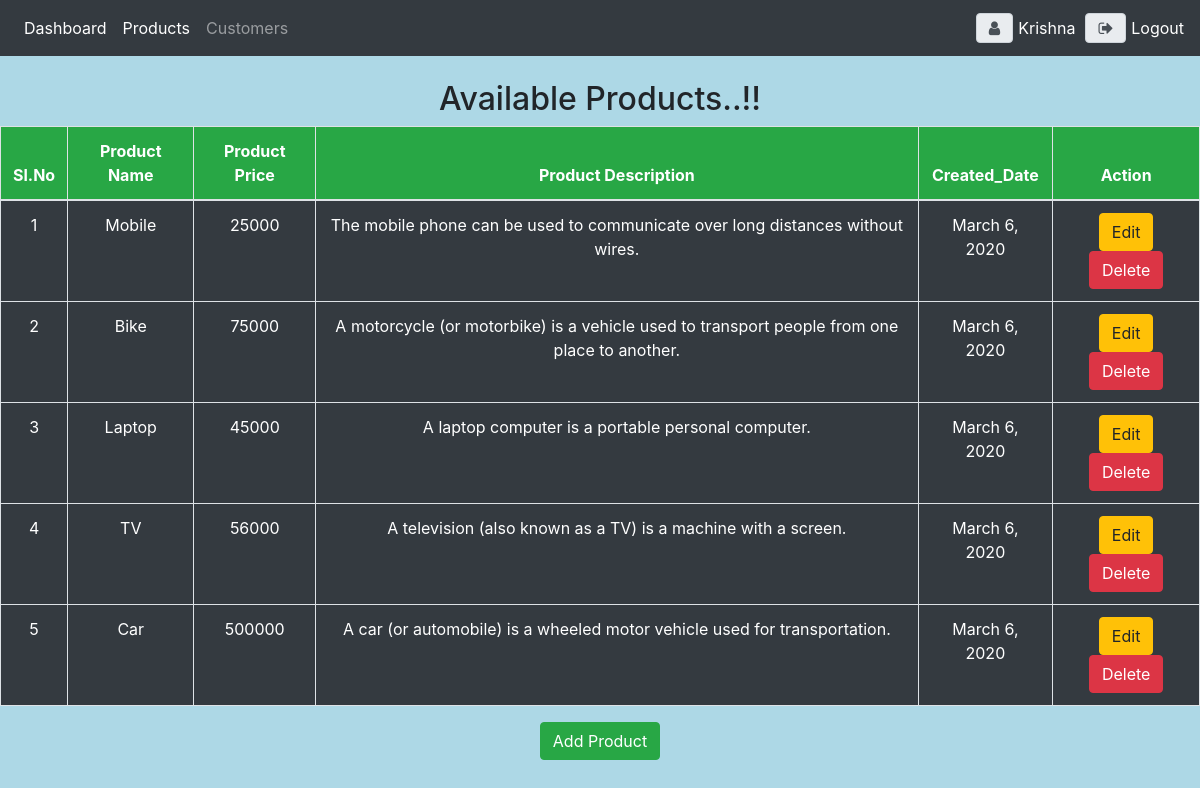
/product/ (signed in), run on the app's committed database.
### account/models.py (models this page shows, shortened)
class Product(models.Model):
    PRODUCTS_CHOICE=(
        ('Indoor','Indoor'),
        ('Outdoor','Outdoor'),
        ('Anywhere','Anywhere')
    )
    name=models.CharField(max_length=100, null=True,blank=True)
    price=models.IntegerField(null=True,blank=True)
    description=models.CharField(max_length=100,null=True,blank=True)
    created_date=models.DateField(auto_now=True,null=True,blank=True)
    category=models.CharField(choices=PRODUCTS_CHOICE,max_length=100,null=True,blank=True)

### account/views.py (the view)
# urls.py: path('product/',views.product, name='product'),
@login_required(login_url='login')
def product(request):
    products = Product.objects.all()
    context = {'products': products}
    return render(request, 'accounts/product.html', context)

### templates/accounts/product.html (shortened to what this page needs)
{% extends 'accounts/base.html' %}
{% block content %}
<br>
      {% if products %}
        <h2 class="text-center">Available Products..!!</h2>
        <table class="table table-bordered text-center">
        <thead class="bg-success text-white">
        <tr>
            <th>Sl.No</th>
            <th>Product Name</th>
            <th>Product Price</th>
            <th>Product Description</th>
            <th>Created_Date</th>
            <th>Action</th>
        </tr>
        </thead>
        <tbody class="bg-dark text-white">
        {% for i in products %}
            <tr>
                <td>{{i.id}}</td>
            <td>{{ i.name }}</td>
            <td>{{ i.price }}</td>
            <td>{{ i.description }}</td>
            <td>{{ i.created_date }}</td>
                <td><a href="{% url 'edit_product' i.id %}" class=" btn btn-warning">Edit</a>
                    <a href="{% url 'delete_product' i.id %}" class=" btn btn-danger">Delete</a>
                </td>
            </tr>
        {% endfor %}
        </tbody>
        </table>
    {% else %}
        <h2>No Products</h2>
    {% endif %}
<center><a href="{% url 'add_product' %}" class="btn btn-success">Add Product</a></center>
{% endblock %}

### templates/accounts/navbar.html (shortened to what this page needs)
<!DOCTYPE html>
<html lang="en">
<head>
</head>
<body>
{% block content %}
<nav class="navbar navbar-expand-lg navbar-dark bg-dark">
    <div class="collapse navbar-collapse" id="navbarNav">
        <ul class="navbar-nav">
            <li class="nav-item active">
                <a class="nav-link" href="{% url 'home' %}">Dashboard</a>
            </li>
            <li class="nav-item active">
                <a class="nav-link" href="{% url 'product' %}">Products</a>
            </li>
            <li class="nav-item">
                <a class="nav-link" href="{% url 'all_customers' %}">Customers</a>
            </li>
        </ul>
    </div>
    <span class="input-group-text" id="user2"><i class="fa fa-user"></i></span>
    <span id="user1">{{ request.user|capfirst }}</span>
    <span class="input-group-text" id="user3"><i class="fa fa-sign-out"></i></span>
  <a id="logoutid" href="{% url 'logout' %}">Logout</a>
</nav>
{% endblock %}
</body>
</html>

### templates/accounts/navbar.html (style rules this page uses)
#logoutid { color: white; }
#user1 { color: white; margin-right: 10px; }
#user2 { margin-right: 5px; }
#user3 { margin-right: 5px; }

### templates/accounts/product.html (style rules this page uses)
body { background-color: lightblue; }

### data on the page
Product: id "1", name "Mobile", price "25000", description "The mobile phone can be used to communicate over long distances without wires.", created_date "March 6, 2020"
Product: id "2", name "Bike", price "75000", description "A motorcycle (or motorbike) is a vehicle used to transport people from one place to another.", created_date "March 6, 2020"
Product: id "3", name "Laptop", price "45000", description "A laptop computer is a portable personal computer.", created_date "March 6, 2020"
Product: id "4", name "TV", price "56000", description "A television (also known as a TV) is a machine with a screen.", created_date "March 6, 2020"
Product: id "5", name "Car", price "500000", description "A car (or automobile) is a wheeled motor vehicle used for transportation.", created_date "March 6, 2020"

### other printed values
{{ request.user|capfirst }} "Krishna"
